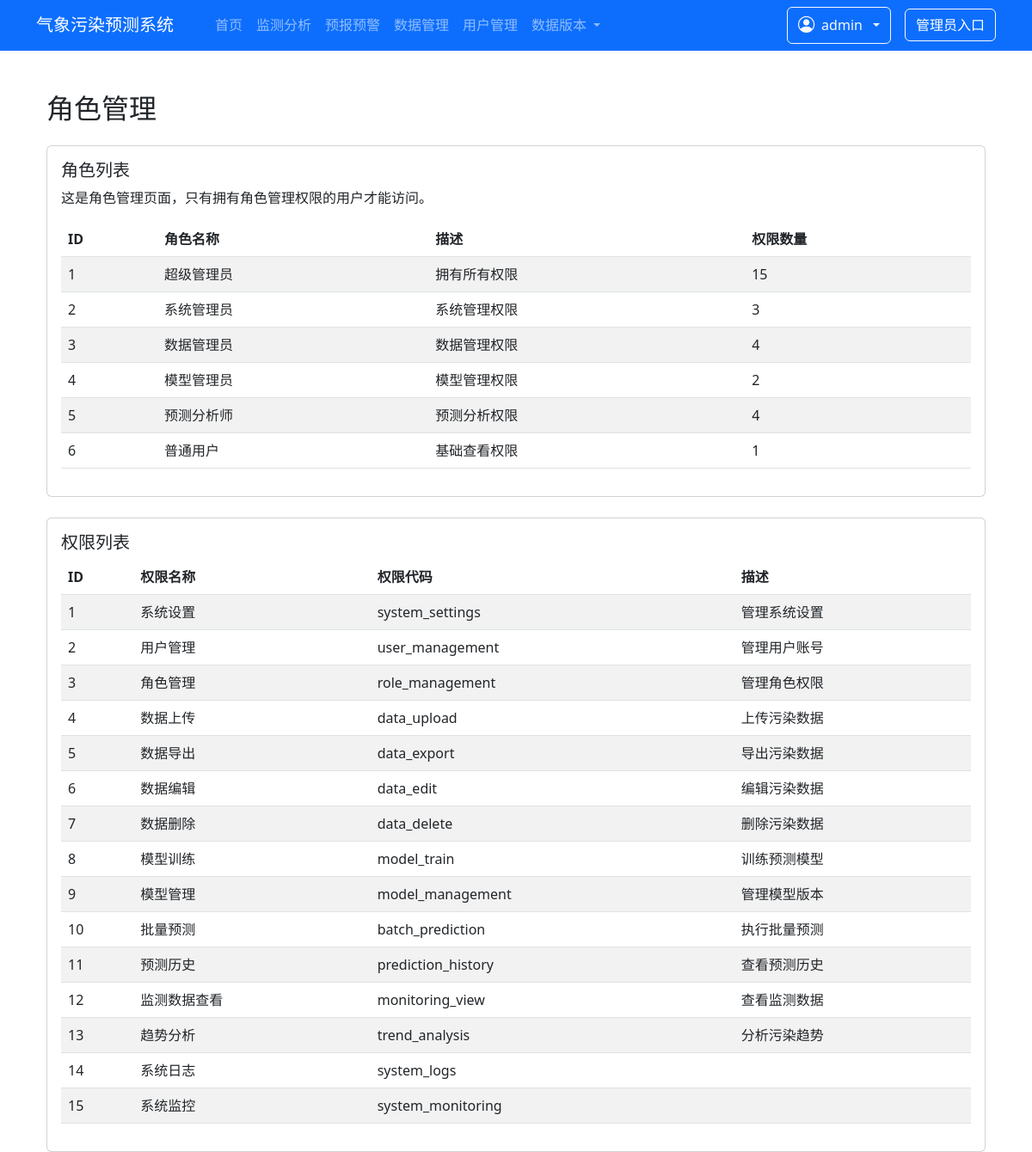
The app's page /system/roles/ (signed in) with its own data.
### pollution_app/models.py (models this page shows, shortened)
class Permission(models.Model):
    name = models.CharField(max_length=50, unique=True, verbose_name="权限名称")
    codename = models.CharField(max_length=100, unique=True, verbose_name="权限代码")
    description = models.TextField(blank=True, verbose_name="权限描述")
    created_at = models.DateTimeField(auto_now_add=True, verbose_name="创建时间")
    class Meta:
        verbose_name = "权限"
        verbose_name_plural = "权限管理"

class Role(models.Model):
    name = models.CharField(max_length=50, unique=True, verbose_name="角色名称")
    description = models.TextField(blank=True, verbose_name="角色描述")
    created_at = models.DateTimeField(auto_now_add=True, verbose_name="创建时间")
    updated_at = models.DateTimeField(auto_now=True, verbose_name="更新时间")
    class Meta:
        verbose_name = "角色"
        verbose_name_plural = "角色管理"

### pollution_app/decorators.py (the view, shortened to what this page needs)
        def wrapper(request, *args, **kwargs):
            if not request.user.is_authenticated:
                if request.headers.get('X-Requested-With') == 'XMLHttpRequest':
                    return JsonResponse({'code': 401, 'message': '请先登录'}, status=401)
                from django.shortcuts import redirect
                return redirect('login')
            if request.user.is_staff:
                return func(request, *args, **kwargs)

### pollution_app/views.py (called while the page is built)
@permission_required('role_management')
def role_management(request):
    from .models import Role, Permission
    roles = Role.objects.all()
    permissions = Permission.objects.all()
    return render(request, 'pollution_app/role_management.html', {
        'page_title': '角色管理',
        'roles': roles,
        'permissions': permissions
    })

### pollution_app/templates/pollution_app/role_management.html (shortened to what this page needs)
{% extends 'pollution_app/base.html' %}
{% block content %}
<div class="container mt-5">
    <h2>{{ page_title }}</h2>
    <div class="card mt-4">
        <div class="card-body">
            <h5 class="card-title">角色列表</h5>
            <p class="card-text">这是角色管理页面，只有拥有角色管理权限的用户才能访问。</p>
            <div class="table-responsive">
                <table class="table table-striped">
                    <thead>
                        <tr>
                            <th>ID</th>
                            <th>角色名称</th>
                            <th>描述</th>
                            <th>权限数量</th>
                        </tr>
                    </thead>
                    <tbody>
                        {% for role in roles %}
                        <tr>
                            <td>{{ role.id }}</td>
                            <td>{{ role.name }}</td>
                            <td>{{ role.description }}</td>
                            <td>{{ role.rolepermission_set.count }}</td>
                        </tr>
                        {% endfor %}
                    </tbody>
                </table>
            </div>
        </div>
    </div>
    <div class="card mt-4">
        <div class="card-body">
            <h5 class="card-title">权限列表</h5>
            <div class="table-responsive">
                <table class="table table-striped">
                    <thead>
                        <tr>
                            <th>ID</th>
                            <th>权限名称</th>
                            <th>权限代码</th>
                            <th>描述</th>
                        </tr>
                    </thead>
                    <tbody>
                        {% for permission in permissions %}
                        <tr>
                            <td>{{ permission.id }}</td>
                            <td>{{ permission.name }}</td>
                            <td>{{ permission.codename }}</td>
                            <td>{{ permission.description }}</td>
                        </tr>
                        {% endfor %}
                    </tbody>
                </table>
            </div>
        </div>
    </div>
</div>
{% endblock %}

### pollution_app/templates/pollution_app/base.html (shortened to what this page needs)
<!DOCTYPE html>
<html lang="zh-CN">
<head>
    <link href="https://cdn.jsdelivr.net/npm/bootstrap@5.3.0/dist/css/bootstrap.min.css" rel="stylesheet">
    <link rel="stylesheet" href="https://cdn.jsdelivr.net/npm/bootstrap-icons@1.10.5/font/bootstrap-icons.css">
</head>
<body>
    <nav class="navbar navbar-expand-lg navbar-dark bg-primary">
        <div class="container">
            <a class="navbar-brand" href="/">气象污染预测系统</a>
            <div class="collapse navbar-collapse" id="mainNavbar">
                <ul class="navbar-nav me-auto mx-4">
                    <li class="nav-item">
                        <a class="nav-link {% if request.path == '/' %}active{% endif %}" href="/">首页</a>
                    </li>
                    <li class="nav-item">
                        <a class="nav-link {% if '/monitoring/' in request.path %}active{% endif %}"
                           href="{% url 'monitoring_analysis' %}">监测分析</a>
                    </li>
                    <li class="nav-item">
                        <a class="nav-link {% if '/forecast/' in request.path %}active{% endif %}"
                           href="{% url 'air_pollution_forecast' %}">预报预警</a>
                    </li>
                    <li class="nav-item">
                        <a class="nav-link {% if '/data-management/' in request.path %}active{% endif %}"
                           href="{% url 'data_management' %}">数据管理</a>
                    </li>
                    <li class="nav-item">
                        <a class="nav-link {% if '/system/users/' in request.path %}active{% endif %}"
                           href="{% url 'user_management' %}">用户管理</a>
                    </li>
                    <li class="nav-item dropdown">
                        <a class="nav-link dropdown-toggle {% if '/data-version/' in request.path %}active{% endif %}" href="#" role="button" data-bs-toggle="dropdown" aria-expanded="false">
                            数据版本
                        </a>
                    </li>
                </ul>
                <div class="d-flex align-items-center gap-3">
                    {% if user.is_authenticated %}
                        <div class="dropdown">
                            <button class="btn btn-outline-light dropdown-toggle d-flex align-items-center gap-2"
                                    type="button" data-bs-toggle="dropdown" aria-expanded="false">
                                <i class="bi bi-person-circle" style="font-size: 1.2rem;"></i>
                                <span>{{ user.username }}</span>
                            </button>
                        </div>
                    {% else %}
                        <a href="{% url 'login' %}" class="text-white btn btn-outline-light">登录</a>
                    {% endif %}
                    <a href="{% url 'system_settings' %}" class="text-white btn btn-outline-light">管理员入口</a>
                </div>
            </div>
        </div>
    </nav>
    <div class="container">
        {% block content %}{% endblock %}
    </div>
</body>
</html>

### records on screen
Permission: name "角色管理", id "3", codename "role_management", description "管理角色权限"
Role: id "1", name "超级管理员", description "拥有所有权限", rolepermission_set.count "15"
Role: id "2", name "系统管理员", description "系统管理权限", rolepermission_set.count "3"
Role: id "3", name "数据管理员", description "数据管理权限", rolepermission_set.count "4"
Role: id "4", name "模型管理员", description "模型管理权限", rolepermission_set.count "2"
Role: id "5", name "预测分析师", description "预测分析权限", rolepermission_set.count "4"
Role: id "6", name "普通用户", description "基础查看权限", rolepermission_set.count "1"
Permission: id "1", name "系统设置", codename "system_settings", description "管理系统设置"
Permission: id "2", name "用户管理", codename "user_management", description "管理用户账号"
Permission: id "4", name "数据上传", codename "data_upload", description "上传污染数据"
Permission: id "5", name "数据导出", codename "data_export", description "导出污染数据"
Permission: id "6", name "数据编辑", codename "data_edit", description "编辑污染数据"
Permission: id "7", name "数据删除", codename "data_delete", description "删除污染数据"
Permission: id "8", name "模型训练", codename "model_train", description "训练预测模型"
Permission: id "9", name "模型管理", codename "model_management", description "管理模型版本"
Permission: id "10", name "批量预测", codename "batch_prediction", description "执行批量预测"
Permission: id "11", name "预测历史", codename "prediction_history", description "查看预测历史"
Permission: id "12", name "监测数据查看", codename "monitoring_view", description "查看监测数据"
Permission: id "13", name "趋势分析", codename "trend_analysis", description "分析污染趋势"
Permission: id "14", name "系统日志", codename "system_logs"
Permission: id "15", name "系统监控", codename "system_monitoring"

### other values on screen
{{ user.username }} "admin"
